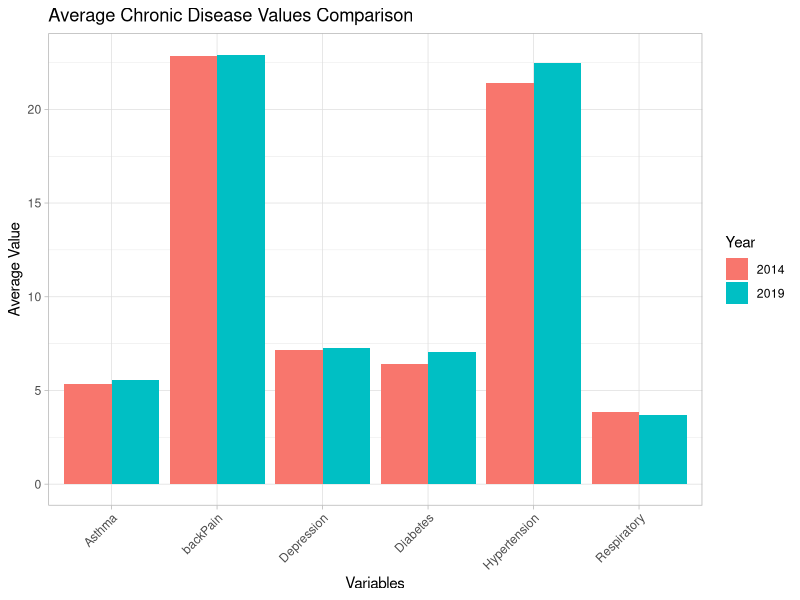
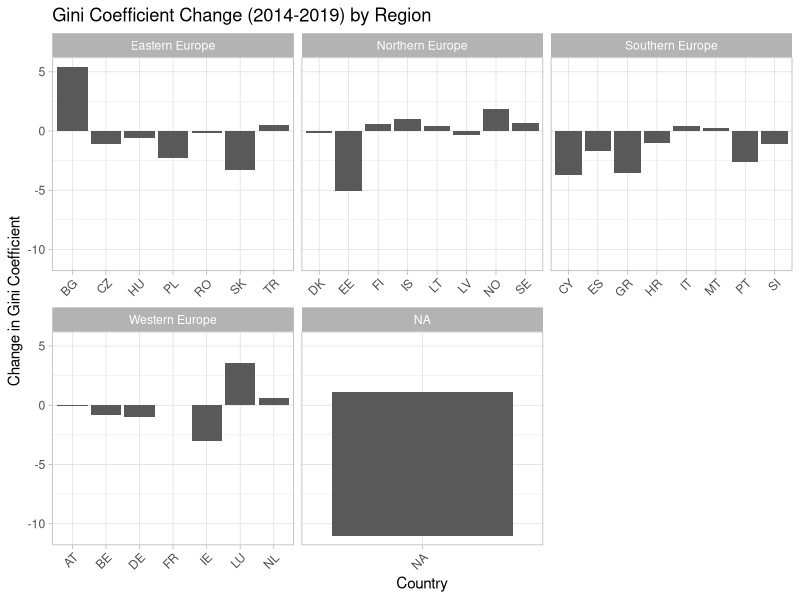
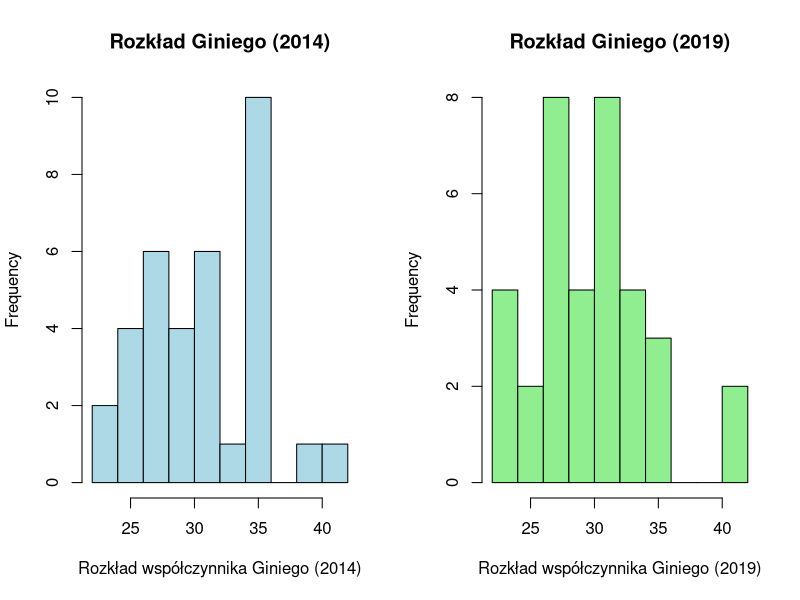

Reproduce these figures in R, in order.
library(readxl)
library(dplyr)
library(ggplot2)
library(patchwork)

# Importing the data
Gini <- read_excel("Gini.xlsx", sheet = "Czyste dane", 
                   col_types = c("text", "numeric", "numeric"))

chronicDisease2014 <- read_excel("ChronicDisease.xlsx", 
                                 sheet = "2014_czyste", col_types = c("text", 
                                                                      "numeric", "numeric", "numeric", 
                                                                      "numeric", "numeric", "numeric"))
chronicDisease2019 <- read_excel("ChronicDisease.xlsx", 
                                 sheet = "2019_czyste", col_types = c("text", 
                                                                      "numeric", "numeric", "numeric", 
                                                                      "numeric", "numeric", "numeric"))
# Cleaning data for Gini dataset

# Simplifying the column names 
colnames(chronicDisease2014) <- c("GEO", "backPain", "Asthma", "Respiratory", "Hypertension", "Diabetes", "Depression")
colnames(chronicDisease2019) <- c("GEO", "backPain", "Asthma", "Respiratory", "Hypertension", "Diabetes", "Depression")

# Remove rows with missing values or unncecessary data
Gini <- Gini %>% na.omit() %>%
  filter(!grepl("^Euro|Serb|Unit|Swit|North", 'GEO'))


# Cleaning data for chronicDisease2014 and 2019 datasets
# Remove rows with missing values or unncecessary data
chronicDisease2014 <- chronicDisease2014 %>% na.omit() %>% 
  filter(!grepl("^Euro|Serbia|United Kingdom", `GEO`))

chronicDisease2019 <- chronicDisease2019 %>% na.omit() %>% 
  filter(!grepl("^Euro|Serbia|United Kingdom", `GEO`))


# Create the mapping of countries and their two-letter codes
country_codes <- data.frame(
  Country = c(
    "Belgium", "Bulgaria", "Czechia", "Denmark", "Germany", "Estonia", 
    "Ireland", "Greece", "Spain", "France", "Croatia", "Italy", "Cyprus", 
    "Latvia", "Lithuania", "Luxembourg", "Hungary", "Malta", "Netherlands", 
    "Austria", "Poland", "Portugal", "Romania", "Slovenia", "Slovakia", 
    "Finland", "Sweden", "Iceland", "Norway", "Türkiye"
  ),
  Code = c(
    "BE", "BG", "CZ", "DK", "DE", "EE", "IE", "GR", "ES", "FR", "HR", "IT", 
    "CY", "LV", "LT", "LU", "HU", "MT", "NL", "AT", "PL", "PT", "RO", "SI", 
    "SK", "FI", "SE", "IS", "NO", "TR"
  )
)

# Replace the first column of Gini with codes
Gini <- Gini %>%
  left_join(country_codes, by = c("Year" = "Country")) %>%
  mutate(Year = Code) %>%
  select(-Code)

# Replace the first column of chronicDisease2014 with codes
chronicDisease2014 <- chronicDisease2014 %>%
  left_join(country_codes, by = c("GEO" = "Country")) %>%
  mutate(`GEO` = Code) %>%
  select(-Code)

# Replace the first column of chronicDisease2019 with codes
chronicDisease2019 <- chronicDisease2019 %>%
  left_join(country_codes, by = c("GEO" = "Country")) %>%
  mutate(`GEO` = Code) %>%
  select(-Code)



# Now the datasets are unified

# Calculating average Gini values for 2014 and 2019
gini2014Average <- mean(Gini$`2014`)
gini2019Average <- mean(Gini$`2019`)

# Breaking the countries into geographic groups for better visualization

# Calculating average disease values for 2014 and 2019
chronicDisease2014Avg <- chronicDisease2014 %>% 
  select(where(is.numeric)) %>% 
  colMeans(na.rm = TRUE)

print(chronicDisease2014Avg)

chronicDisease2019Avg <- chronicDisease2019 %>% 
  select(where(is.numeric)) %>% 
  colMeans(na.rm = TRUE)

print(chronicDisease2019Avg)

# Convert to a data frame for plotting
chronicDiseaseAvg <- data.frame(
  Year = c(rep("2014", 6), rep("2019", 6)),
  Variable = names(chronicDisease2014Avg),
  Value = c(chronicDisease2014Avg, chronicDisease2019Avg)
)

# Plot for avg chronic disease change
ggplot(chronicDiseaseAvg, aes(x = Variable, y = Value, fill = Year)) +
  geom_bar(stat = "identity", position = "dodge") +
  theme_light() +
  theme(axis.text.x = element_text(angle = 45, hjust = 1)) +
  labs(title = "Average Chronic Disease Values Comparison",
       x = "Variables", 
       y = "Average Value")

# Create a list of country groups
country_groups <- list(
  "Northern Europe" = c("DK", "EE", "FI", "SE", "IS", "NO", "LV", "LT"),
  "Western Europe" = c("BE", "DE", "IE", "FR", "LU", "NL", "AT"),
  "Southern Europe" = c("GR", "ES", "IT", "CY", "MT", "PT", "HR", "SI"),
  "Eastern Europe" = c("BG", "CZ", "HU", "PL", "RO", "SK", "TR")
)


# Rename the column "YEAR" to "GEO"
colnames(Gini)[1] <- "GEO"

Gini$Region <- NA
for(region in names(country_groups)) {
  Gini$Region[Gini$GEO %in% country_groups[[region]]] <- region
}

chronicDisease2014$Region <- NA
for(region in names(country_groups)) {
  chronicDisease2014$Region[chronicDisease2014$GEO %in% country_groups[[region]]] <- region
}

chronicDisease2019$Region <- NA
for(region in names(country_groups)) {
  chronicDisease2019$Region[chronicDisease2014$GEO %in% country_groups[[region]]] <- region
}

# Calculate changes
Gini$change <- Gini$`2019` - Gini$`2014`


# Plot for Gini change by region
ggplot(Gini, aes(x = GEO, y = change)) +
  geom_bar(stat = "identity") +
  facet_wrap(~Region, scales = "free_x") +
  theme_light() +
  theme(axis.text.x = element_text(angle = 45, hjust = 1)) +
  labs(title = "Gini Coefficient Change (2014-2019) by Region",
       x = "Country",
       y = "Change in Gini Coefficient")

Gini$Category2014 <- cut(Gini$`2014`, 
                         breaks = c(0, 28, 32, 100),
                         labels = c("Low", "Medium", "High"))


Gini$Category2019 <- cut(Gini$`2019`, 
                         breaks = c(0, 28, 32, 100),
                         labels = c("Low", "Medium", "High"))


# Gini Coefficient Distribution
par(mfrow = c(1, 2))

hist(Gini$`2014`, main = "Rozkład Giniego (2014)", xlab = "Rozkład współczynnika Giniego (2014)", col = "lightblue") 

hist(Gini$`2019`, main = "Rozkład Giniego (2019)", xlab = "Rozkład współczynnika Giniego (2019)", col = "lightgreen") 


